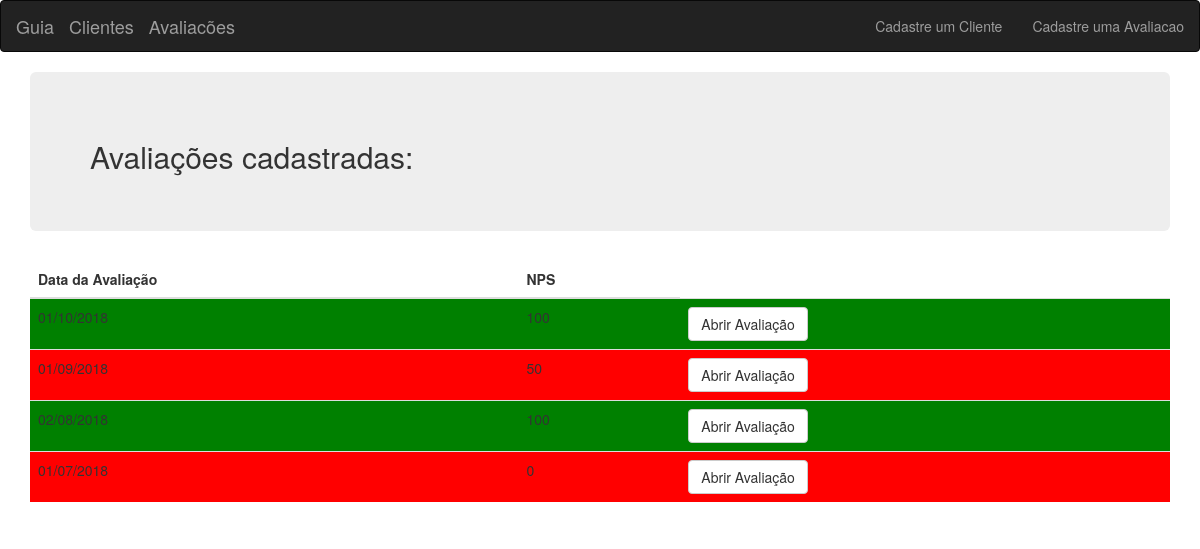
Page /avaliacoes on the committed database.
### tables this page shows
CREATE TABLE IF NOT EXISTS `avaliacoes` (
  `data_avaliacao` date NOT NULL,
  `nps` double DEFAULT NULL,
  PRIMARY KEY (`data_avaliacao`)
);

### core/controller.php (called while the page is built, shortened)
<?php
class controller {
	public function loadTemplate($viewName, $viewData = array()) {
		require 'views/template.php';
	}
	public function loadViewInTemplate($viewName, $viewData = array()) {
		extract($viewData);
		require 'views/'.$viewName.'.php';
	}
}

### controllers/avaliacoesController.php (called while the page is built, shortened)
<?php
class avaliacoesController extends controller{
	public function index(){
		$dados = array();
		$a = new Avaliacoes();
		$avaliacoes = $a->getListaAvaliacoes();
		$dados ['avaliacoes']=$avaliacoes;
		$this->loadTemplate('avaliacoes', $dados);
	}
}
?>

### core/Core.php (called while the page is built, shortened)
<?php
class Core {
	public function run() {
		$url = '/';
		if(isset($_GET['url'])) {
			$url .= $_GET['url'];
		}
		$params = array();
		if(!empty($url) && $url != '/') {
			$url = explode('/', $url);
			array_shift($url);
			array_shift($url);
			if(isset($url[0]) && !empty($url[0])) {
				$currentAction = $url[0];
				array_shift($url);
			} else {
				$currentAction = 'index';
			}
		} else {
			$currentController = 'homeController';
			$currentAction = 'index';
		}
		$c = new $currentController();
		call_user_func_array(array($c, $currentAction), $params);
	}
}

### index.php (called while the page is built, shortened)
<?php
$core = new Core();
$core->run();

### core/model.php (called while the page is built, shortened)
<?php
class model {
	public function __construct() {
		global $db;
		$this->db = $db;
	}
}

### models/Avaliacoes.php (called while the page is built, shortened)
<?php
	class Avaliacoes extends model{
		public function getListaAvaliacoes(){
			$array = array();
			$sql = $this->db->prepare("SELECT * FROM avaliacoes ORDER BY data_avaliacao DESC");
			$sql->execute();
			if($sql->rowCount() > 0){
				$array = $sql->fetchALL();
			}
			return  $array;
		}
	}
?>

### views/avaliacoes.php (the view)
<div class="container">
		<div class="jumbotron">
			<h2>Avaliações cadastradas:</h2>
		</div>
		<table class="table table-striped">
			<thead>
				<tr>
					<th>Data da Avaliação</th>
					<th>NPS</th>
				</tr>
			</thead>
			<?php
			foreach($avaliacoes as $avaliacao):
				if($avaliacao['nps'] >=0 && $avaliacao['nps'] < 70){
					echo '<tr style="background-color: red";>';
				}else if($avaliacao['nps'] >= 60 && $avaliacao['nps'] < 80){
					echo '<tr style="background-color: yellow";>';
				}else if($avaliacao['nps'] >= 80 && $avaliacao['nps'] < 101){
					echo '<tr style="background-color: green";>';
				}
				?>
				<td><?php echo implode("/",array_reverse(explode("-",$avaliacao['data_avaliacao'])));?></td>
				<td><?php echo $avaliacao['nps']; ?></td>
				<td><a href="<?php echo BASE_URL; ?>clientes_avaliacoes/abrir/<?php echo $avaliacao['data_avaliacao']; ?>" class="btn btn-default">Abrir Avaliação</a></td>
				<?php 	echo "</tr>";
			endforeach; ?>
		</table>
	</div>

### rows in the picture
avaliacoes: data_avaliacao "01/10/2018", nps "100"
avaliacoes: data_avaliacao "01/09/2018", nps "50"
avaliacoes: data_avaliacao "02/08/2018", nps "100"
avaliacoes: data_avaliacao "01/07/2018", nps "0"
